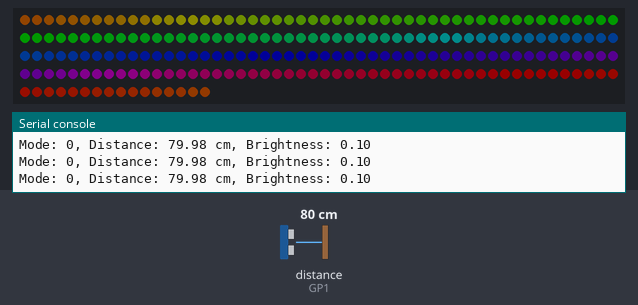
A program run on a simulated Raspberry Pi Pico running CircuitPython. Shown: 216 RGB LEDs in strip order, left to right, continuing on the next row, the last lines printed to the serial console. The inputs (shaded band) are chosen by the test bench; at power-on: distance to the obstacle (sensor on GP1) 80 cm. The echo pulse lasts 58.3 µs per cm; dim RGB values are drawn brighter than linear; random numbers come from a fixed seed.

Above: at 1.2 s.
1.3 s: distance to the obstacle (sensor on GP1) set to 2 cm
At 2.3 s:
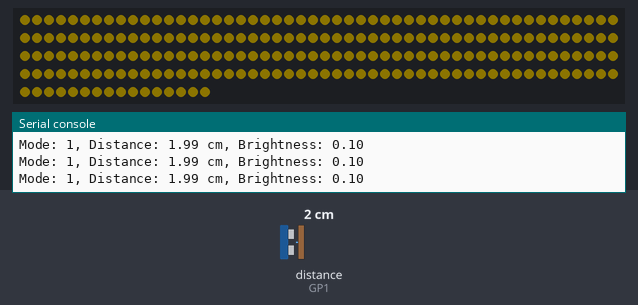
2.8 s: distance to the obstacle (sensor on GP1) set to 6 cm
4.3 s: distance to the obstacle (sensor on GP1) set to 9 cm
5.8 s: distance to the obstacle (sensor on GP1) set to 2 cm
At 7.0 s:
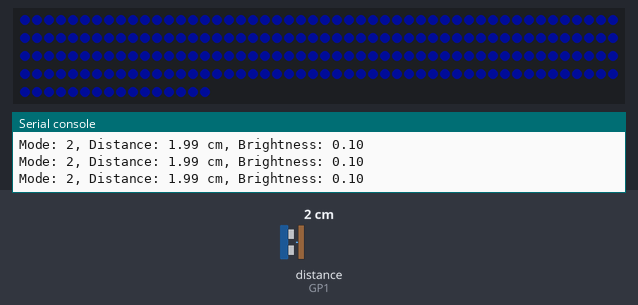
7.3 s: distance to the obstacle (sensor on GP1) set to 8 cm
At 7.49 s:
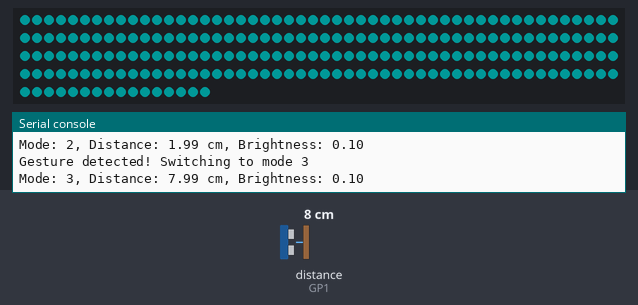

Measured:
- after the input at 5.8 s, the LEDs: change after 0.08 s (image 2)
- after the input at 7.3 s, the LEDs: first change after 0.07 s (image 3 shows a later state)

The program:

code.py
```python
import time
import board
import neopixel
import adafruit_hcsr04
import random

pixel_pin = board.GP5
num_pixels = 216
sonar = adafruit_hcsr04.HCSR04(trigger_pin=board.GP0, echo_pin=board.GP1)

MAX_BRIGHTNESS = 0.95
MIN_BRIGHTNESS = 0.1
GESTURE_ZONE = 10  # cm, maximum distance for gesture detection
BRIGHTNESS_MIN = 10  # cm, minimum distance for brightness control
BRIGHTNESS_MAX = 40  # cm, maximum distance for brightness control
EASING_FACTOR = 0.75

# Adjusted constants for gesture detection
GESTURE_THRESHOLD = 5  # cm, decreased for more sensitive gestures in the smaller zone
GESTURE_TIME = 0.3  # seconds, decreased for quicker response
GESTURE_COOLDOWN = 1.0  # seconds, prevent rapid successive gestures
MAX_MODES = 8  # Increased for our new fabulous modes

# Initialize with minimum brightness
pixels = neopixel.NeoPixel(pixel_pin, num_pixels, brightness=MIN_BRIGHTNESS, auto_write=False)

def wheel(pos):
    # Input a value 0 to 255 to get a color value.
    # The colours are a transition r - g - b - back to r.
    if pos < 0 or pos > 255:
        return (0, 0, 0)
    if pos < 85:
        return (255 - pos * 3, pos * 3, 0)
    if pos < 170:
        pos -= 85
        return (0, 255 - pos * 3, pos * 3)
    pos -= 170
    return (pos * 3, 0, 255 - pos * 3)

def color_chase(color, wait):
    start_time = time.monotonic()
    for i in range(num_pixels):
        pixels[i] = color
        while time.monotonic() - start_time < wait:
            pass
        start_time = time.monotonic()
        pixels.show()

def rainbow_cycle(j):
    for i in range(num_pixels):
        rc_index = (i * 256 // num_pixels) + j
        pixels[i] = wheel(rc_index & 255)
    pixels.show()

def set_all(color):
    for i in range(num_pixels):
        pixels[i] = color
    pixels.show()

def set_gradient(color):
    mid_point = num_pixels // 2
    for i in range(mid_point):
        # Gradually decrease the brightness towards the edges
        factor = i / mid_point
        darker_color = tuple([int(c * (1 - factor)) for c in color])
        lighter_color = tuple([min(int(c * (1 + factor)), 255) for c in color])
        pixels[mid_point - i - 1] = darker_color
        pixels[mid_point + i] = lighter_color
    # If there are an odd number of pixels, set the middle one to the base color
    if num_pixels % 2 == 1:
        pixels[mid_point] = color
    pixels.show()

def update_brightness(distance, current_brightness, last_set_brightness):
    if BRIGHTNESS_MIN <= distance <= BRIGHTNESS_MAX:
        range_percentage = (distance - BRIGHTNESS_MIN) / (BRIGHTNESS_MAX - BRIGHTNESS_MIN)
        target_brightness = MIN_BRIGHTNESS + (MAX_BRIGHTNESS - MIN_BRIGHTNESS) * (1 - range_percentage)
        new_brightness = current_brightness + (target_brightness - current_brightness) * EASING_FACTOR
        return new_brightness, new_brightness
    elif distance > BRIGHTNESS_MAX:
        return current_brightness, last_set_brightness
    else:
        new_brightness = current_brightness + (last_set_brightness - current_brightness) * EASING_FACTOR
        return new_brightness, last_set_brightness

def detect_gesture(distance, last_distance, last_gesture_time):
    current_time = time.monotonic()
    if (distance <= GESTURE_ZONE and
        abs(distance - last_distance) > GESTURE_THRESHOLD and
        current_time - last_gesture_time > GESTURE_COOLDOWN):
        return True, current_time
    return False, last_gesture_time

def update_mode(current_mode):
    return (current_mode + 1) % MAX_MODES

def cyberpunk_pulse(speed=0.05):
    colors = [(0, 255, 255), (255, 0, 255), (255, 255, 0)]  # Cyan, Magenta, Yellow
    for color in colors:
        for i in range(100):
            brightness = abs((i - 50) / 50)  # Creates a pulse effect
            adjusted_color = tuple(int(c * brightness) for c in color)
            set_all(adjusted_color)
            time.sleep(speed)

def matrix_rain(speed=0.1):
    for i in range(num_pixels):
        if random.random() < 0.1:  # 10% chance for each pixel to start a drop
            pixels[i] = (0, 255, 0)  # Bright green
        elif pixels[i][1] > 0:  # If the pixel is part of a drop
            pixels[i] = (0, max(pixels[i][1] - 10, 0), 0)  # Fade out
    pixels.show()
    time.sleep(speed)

def ai_heartbeat(speed=0.5):
    for _ in range(2):  # Double pulse
        for i in range(0, 255, 15):
            set_all((i, 0, i))  # Purple pulse
            time.sleep(speed/30)
        for i in range(255, 0, -15):
            set_all((i, 0, i))
            time.sleep(speed/30)
    time.sleep(speed)

def quantum_fluctuation(speed=0.05):
    for _ in range(50):
        for i in range(num_pixels):
            if random.random() < 0.2:  # 20% chance to change each pixel
                pixels[i] = (random.randint(0, 255), random.randint(0, 255), random.randint(0, 255))
        pixels.show()
        time.sleep(speed)

def claude_approved(speed=0.1):
    colors = [(128, 0, 128), (75, 0, 130), (0, 0, 255)]  # Purple, Indigo, Blue
    for color in colors:
        set_gradient(color)
        time.sleep(speed * 10)

last_sensor_check = time.monotonic()
rainbow_index = 0
current_brightness = MIN_BRIGHTNESS
last_set_brightness = MAX_BRIGHTNESS
current_mode = 0
last_distance = 0
last_gesture_time = 0

while True:
    current_time = time.monotonic()
    if current_time - last_sensor_check >= 0.05:
        try:
            distance = sonar.distance

            # Gesture detection (only in the gesture zone)
            if distance <= GESTURE_ZONE:
                gesture_detected, last_gesture_time = detect_gesture(distance, last_distance, last_gesture_time)
                if gesture_detected:
                    current_mode = update_mode(current_mode)
                    print(f"Gesture detected! Switching to mode {current_mode}")

            # Brightness control (only in the brightness control zone)
            elif BRIGHTNESS_MIN <= distance <= BRIGHTNESS_MAX:
                current_brightness, last_set_brightness = update_brightness(distance, current_brightness, last_set_brightness)
                pixels.brightness = current_brightness

            print(f"Mode: {current_mode}, Distance: {distance:.2f} cm, Brightness: {current_brightness:.2f}")

            last_distance = distance
        except RuntimeError:
            print("Sensor reading failed. Retrying!")
        last_sensor_check = current_time

    # Different behaviors based on the current mode
    if current_mode == 0:
        rainbow_cycle(rainbow_index)
        rainbow_index = (rainbow_index + 1) % 256
    elif current_mode == 1:
        set_all((125, 100, 0))  # Nice Sun Orange
    elif current_mode == 2:
        set_all((0, 20, 255))  # Cyberdeck Blue
    elif current_mode == 3:
        cyberpunk_pulse()
    elif current_mode == 4:
        matrix_rain()
    elif current_mode == 5:
        ai_heartbeat()
    elif current_mode == 6:
        quantum_fluctuation()
    elif current_mode == 7:
        claude_approved()

    time.sleep(0.001)
```
